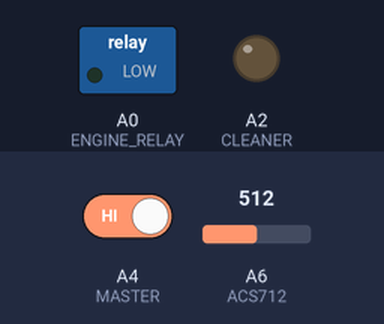
A sketch run on a simulated Arduino Nano, built with avr-gcc and run on an emulated ATmega328P. On the bench: switched loads named in the sketch (green lamp = pin HIGH), output pins drawn as LEDs (lit = HIGH). Dashed ring = blinking. The inputs (shaded band) are chosen by the test bench; at power-on: A4 (MASTER) HIGH, A6 (ACS712) = 512.

Above: at 1.2 s.
1.3 s: A4 (MASTER) driven LOW
At 3.8 s:
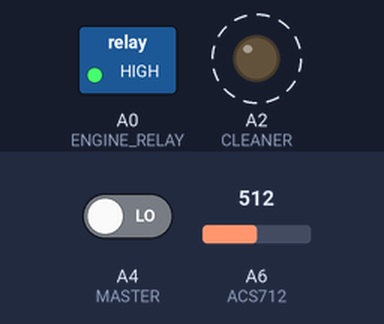
4.3 s: A6 (ACS712) set to 716
At 16.0 s:
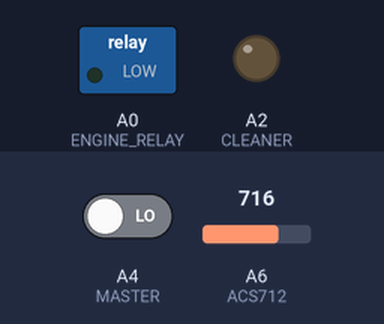
Timing chart, 0 to 16.5 s (numbered marks = the images above; inputs shaded):
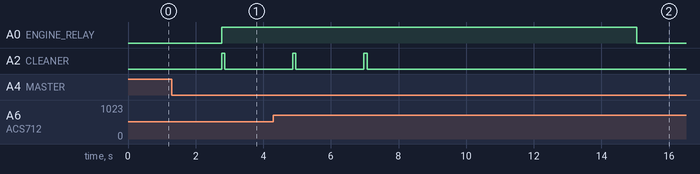

Measured:
- after the input at 1.3 s, A0 (ENGINE_RELAY): LOW → HIGH after 1.5 s; A2 (CLEANER): LOW → HIGH after 1.5 s, → LOW 0.10 s later
- after the input at 4.3 s, A0 (ENGINE_RELAY): HIGH → LOW after 10.7 s instead of 7.6 s

The sketch:

vaccum_cleaner.ino
```cpp
/*
Project basing on:
https://create.arduino.cc/projecthub/SurtrTech/measure-any-ac-current-with-acs712-70aa85
*/
#include <Filters.h> //Library for calculating AC current https://github.com/hideakitai/Filters

#define ACS712 A6 //ACS712 data pin
#define CLEANER A2 //relay for turning on and off filter cleaner
#define MASTER A4 //master - detecting if other device connected to vacuum cleaner draws current, yes means turning vacuum on
#define ENGINE_RELAY A0 //relay for turning vacuum cleaner engine

float testFrequency = 50; //test signal frequency (Hz)
float windowLength = 40.0 / testFrequency; //for how long wait between checking signal (for average)

float intercept = 0;  // to be adjusted based on calibration testing
float slope = 0.0752; // to be adjusted based on calibration testing

class Vaccum
{
private:
	unsigned long nextCleaningTime; //time for next cleaning
	bool cleanerState; //position of filter cleaner
	unsigned int cleanerCounter; //how many times filter cleaner cleaned the filter
	unsigned int resetCleanerCounterNumber; //after this number filter cleaner assumes the filter was cleaned
	unsigned int cleaningInterval; //time between cleaning filter procedure
	unsigned int timeBetweenCleaningProcedure; //cleaning procedure needs hitting filter with bat and moving bat again at ready position, it requires time between those two events
	unsigned int shortTimeBetweenCleaningProcedure; //short delay waiting for bat hitting filter, without this time bat won't hit filter properly
	bool delayAfterMaster; //time after detecting master to start vacuum cleaner
	float ampsFromACSToStartVaccum; //how many amps needed to start vaccum when master is connected
	unsigned int timeAfterMaster; //for how long vaccum has to run after master stopped working

	RunningStatistics inputStats; //var for counting AC current

	float amps; //real current
	float acsValue; //value detected from ACS712 meter

public:
	Vaccum()
	{
		nextCleaningTime = 0;
		cleanerState = false;
		cleanerCounter = 0;
		resetCleanerCounterNumber = 6;
		cleaningInterval = 16000;
		timeBetweenCleaningProcedure = 2000;
		shortTimeBetweenCleaningProcedure = 100;
		delayAfterMaster = false;
		ampsFromACSToStartVaccum = 0.5f;
		timeAfterMaster = 5000;


		// create statistics to look at the raw test signal
		inputStats.setWindowSecs(windowLength);

		// Current sensor
		amps = 0.0f;
		acsValue = 0.0f;
	}

	bool checkPowerStatus()
	{
		// return digitalRead(ACS712);
		// return true;
	}

	void mainLoop()
	{
		while (true) //lazy way to have endless loop
		{
			while (checkMaster() == false and checkCurrent() == false) //if vacuum has no master connected, vaccum works normally (in case checking current as well)
			{
				turnOnEngine();
				if (millis() >= nextCleaningTime)
				{
					cleaningFilter();
				}
			}
			while (checkMaster() == true and checkCurrent() == true) //if vacuum has master connected, vaccum waits for current from master to start the engine
			{
				turnOnEngine();
				if (millis() >= nextCleaningTime)
				{
					cleaningFilter();
				}
				delayAfterMaster = true;
			}
			cleanUpAfterMasterProcedure();
			turnOffEngine();
			resetCleanerPosition();
		}
	}

	bool checkMaster() //works in reverse, when electrical circuit is closed, master is not connected
	{
		return !digitalRead(MASTER);
	}

	void cleaningFilter()
	{
		if (cleanerCounter == resetCleanerCounterNumber) //when cleaning was done
		{
			cleanerCounter = 0;
			nextCleaningTime = millis() + cleaningInterval; //set next time for cleaning
		}
		else //cleaning was not finished
		{
			cleanerState = !cleanerState;
			digitalWrite(CLEANER, cleanerState); //changing state of cleaner
			cleanerCounter++;

			if (cleanerCounter % 2 == 0) //time between idle position of bat, after it makes move back and forth
			{
				nextCleaningTime = millis() + timeBetweenCleaningProcedure;
			}
			else //time between bat on idle position and hitting filter, waiting till bat hits
			{
				nextCleaningTime = millis() + shortTimeBetweenCleaningProcedure;
			}
		}
	}

	void resetCleanerPosition()
	{
		digitalWrite(CLEANER, LOW);
		cleanerState = false;
		cleanerCounter = 0;
	}

	bool checkCurrent()
	{
		acsValue = analogRead(ACS712); // read the analog in value
		inputStats.input(acsValue);	   // pass value to Stats function

		amps = intercept + slope * inputStats.sigma(); //Calibrate the values
		// Serial.println(amps);
		if (amps >= ampsFromACSToStartVaccum)
		{
			return true;
		}
		else
		{
			return false;
		}
	}

	void turnOnEngine()
	{
		// Serial.println("engine on");
		digitalWrite(ENGINE_RELAY, HIGH);
	}

	void turnOffEngine()
	{
		// Serial.println("engine off");
		digitalWrite(ENGINE_RELAY, LOW);
	}

	void calibrateASC() // calibrating output values from ACS712, done by inputStats object
	{
		for (int i = 0; i < 25; i++)
		{
			delay(50);
			checkCurrent();
		}
		delay(1500);
	}

	void cleanUpAfterMasterProcedure() //when master no longer works, vacuum has to work further for some time
	{
		if (delayAfterMaster)
		{
			// Serial.println("delaying");
			delay(timeAfterMaster);
			delayAfterMaster = false;
		}
	}
};

void setup()
{
	//setting pin mode for each of Arduino pins
	pinMode(CLEANER, OUTPUT);
	pinMode(MASTER, INPUT_PULLUP);
	pinMode(ENGINE_RELAY, OUTPUT);
	pinMode(ACS712, INPUT);

	//forcing LOW state because it can be random
	digitalWrite(CLEANER, LOW);
	digitalWrite(ENGINE_RELAY, LOW);
	// Serial.begin(9600);
}

void loop()
{
	Vaccum *vaccum;
	vaccum = new Vaccum();
	//making sure cleaner has right position
	vaccum->resetCleanerPosition();
	vaccum->calibrateASC();
	vaccum->mainLoop();
}
```
